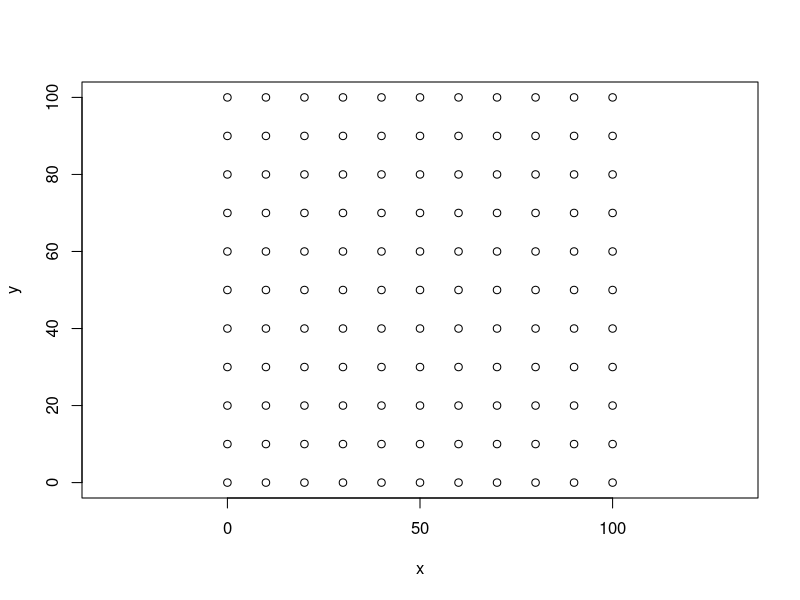

The R source for this figure:
################################################################################
# Trazo de un segmento oblicuo al click del mouse.
#
# Autor: Kenneth Roy Cabrera Torres.
# Fecha: Martes, 23 de julio de 2019.
################################################################################

# Construcción de la malla
x <- seq(0, 100, 10)
y <- x

malla <- expand.grid(x = x, y = y)

# Despliegue de la malla 
x11()

plot(malla, asp = 1)
# Obtener las coordenadas en click.
r1 <- locator(1)

# Calcular las coordenadas del origen del segmento.
x0 <- floor(r1$x/10) * 10
y0 <- floor(r1$y/10) * 10

# Calcular las coordenadas del destino del segmento.
x1 <- ceiling(r1$x/10) * 10
y1 <- ceiling(r1$y/10) * 10

# Trazado del segmento. 
segments(x0, y0, x1, y1)